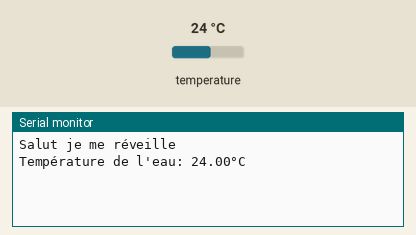
A sketch run on a simulated Arduino Uno, built with avr-gcc and run on an emulated ATmega328P. Parts: the last lines printed to the serial monitor. The test bench sets the inputs (shaded band); at power-on: temperature 24 °C.

Above: at 3.2 s.
3.3 s: temperature set to 12 °C
At 9.7 s:
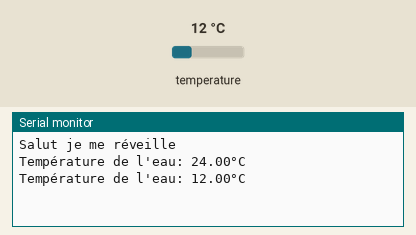
10.0 s: temperature set to 19 °C
At 15.4 s:
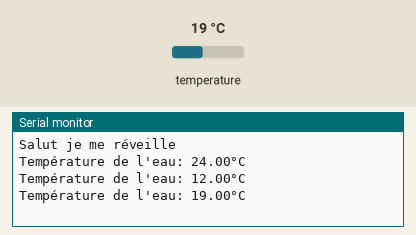
Timing chart, 0 to 16.9 s (numbered marks = the images above; inputs shaded):
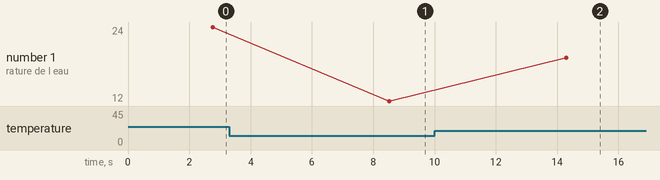

Measured:
- after the input at 3.3 s, the serial monitor: prints a new line after 5.2 s (image 1)
- after the input at 10.0 s, the serial monitor: prints a new line after 4.3 s (image 2)
- plotted number 1: 24 → 12 after the input at 3.3 s, 12 → 19 after the input at 10.0 s

The sketch:

sondeTmp.ino
```cpp
#include <OneWire.h>
#include <DallasTemperature.h>

#define WATER_TEMP_PIN 8
OneWire oneWire(WATER_TEMP_PIN);
DallasTemperature sensors(&oneWire);


void setup()
{
  // On initialise la connexion série
  Serial.begin(9600);
  delay(2000);

  // On imprime un texte de bienvenu
  Serial.println("Salut je me réveille");
}

void loop()
{
  // On récupère la température de la sonde
  sensors.requestTemperatures();
  double dTempWater = sensors.getTempCByIndex(0);

  // On imprime la température
  Serial.print("Température de l'eau: ");
  Serial.print(dTempWater);
  Serial.println("°C");

  // On attends 5 secondes
  delay(5000);
}
```
